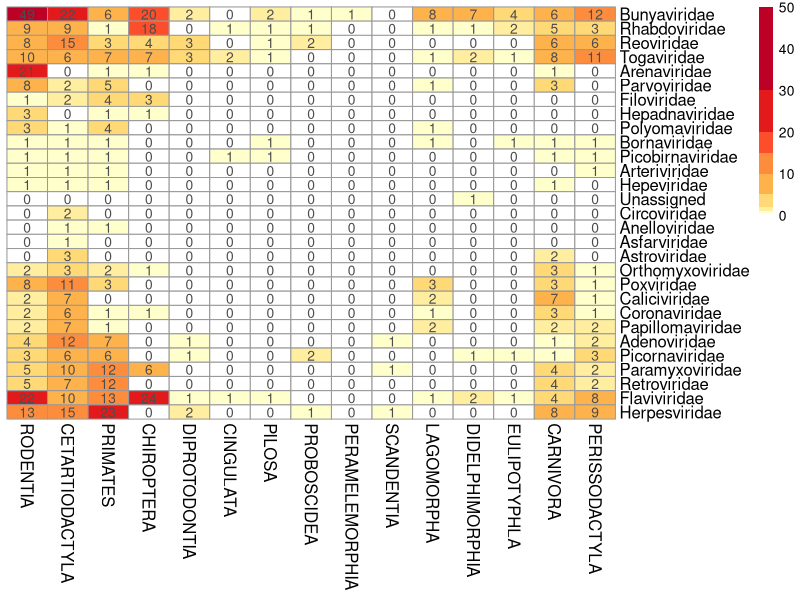

This chart was generated by the following R code:
#load mvpd data from Parviez (number shared for all host combos and PD)
#Revised from code-26april2013.R and Heatmap-20March2016.R

#15 June 2016 revision for just main Heatmap figure, plus a couple other figures not used (can delete before making public)
rm(list=ls()) 
options(stringsAsFactors=F)
require(ggplot2)
#library(gplots)
#library(scales)
require(reshape)
require(graphics) 
require(grDevices)
require(RColorBrewer)
require(pheatmap)
#require(gtools)

set.seed(0)

asc <- read.csv("data/HP3.assocV41_FINAL.csv", header=T, strip.white = T)
h <- read.csv("data/HP3.hostv42_FINAL.csv", header=T, strip.white = T)
v <- read.csv("data/HP3.virus_v45.csv", header=T, strip.white = T)
asc_noHoSa <- asc[asc$hHostNameFinal!="Homo_sapiens", ]


## Get matrix with nubmer of viruses infecting each host family by viral family 
# For Heatmap, using asc without humans
vfam <- unique(v$vFamily)
hfam <- unique(h$hFamily)
hord <- unique(h$hOrder)
hfam <- unique(h$hFamily)

sort(hord)
names(h)
v2 <- v[, c("vVirusNameCorrected","vFamily")]
h2 <- h[, c("hHostNameFinal","hOrder" ,"hFamily" )]
#merging in Family level viral taxonomy and host order taxonomy to asc file
asc2 <- merge(asc_noHoSa, v2, by.x="vVirusNameCorrected", by.y="vVirusNameCorrected")
asc2 <- merge(asc2, h2, by.x="hHostNameFinal", by.y="hHostNameFinal")
x <- tapply(asc2$vVirusNameCorrected, asc2$vFamily, length)
xu <- tapply(asc2$vVirusNameCorrected, asc2$vFamily, function (x) length(unique(x)))
xu2 <- tapply(asc2$vVirusNameCorrected, asc2$hOrder, function (x) length(unique(x)))
#virus family, host order table, showing total count on asc records for each (not unique)
vfho_table <- tapply(asc2$vVirusNameCorrected, list(asc2$vFamily,asc2$hOrder), length)
#unique viruses by host order and virus family matrix below = z
z <- tapply(asc2$vVirusNameCorrected, list(asc2$vFamily,asc2$hOrder), function (x) length(unique(x)))
# making new matrix without NA, changed to 0
z2 <-z
z2[is.na(z2)] <- 0

vricho <- apply(z2, 2,sum) #getting # of unique viruses by order, minus human records
vricho <- as.data.frame(vricho)


#15 June 2016 - Extended Data Figure 1, Unique viral richness by host Order and viral Family heatmap
pheatmap(z2, col=c("white", col=brewer.pal(9, "YlOrRd")), 
         breaks=c(0, 0.5,1,2,5,10,15,20,30,50), cluster_rows=T, cluster_cols=T,
         clustering_method = "complete", scale="none", fontsize_row = 12, display_numbers=T, number_format = "%.0f",
         treeheight_col=0, treeheight_row=0,
         fontsize_col = 12, fontsize_number=10, margins=c(13,5))  
## Different picutre when scale="row" vs. scale="none"
## Different clustering methods give different picture than above. e.g. "centroid" vs "complete"
## Different clustering_distance methods give different picture than above. 
  #e.g. "correlation" vs. "euclidean" vs. "manhattan" v. "maximum"
